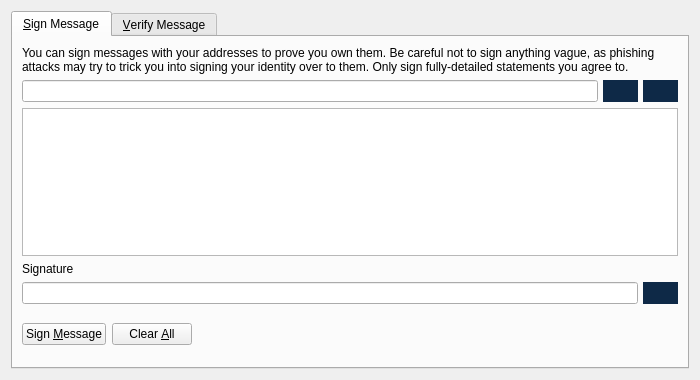
<?xml version="1.0" encoding="UTF-8"?>
<ui version="4.0">
 <class>SignVerifyMessageDialog</class>
 <widget class="QDialog" name="SignVerifyMessageDialog">
  <property name="geometry">
   <rect>
    <x>0</x>
    <y>0</y>
    <width>700</width>
    <height>380</height>
   </rect>
  </property>
  <property name="windowTitle">
   <string>Signatures - Sign / Verify a Message</string>
  </property>
  <property name="modal">
   <bool>true</bool>
  </property>
  <layout class="QVBoxLayout" name="verticalLayout">
   <item>
    <widget class="QTabWidget" name="tabWidget">
     <property name="currentIndex">
      <number>0</number>
     </property>
     <widget class="QWidget" name="tabSignMessage">
      <attribute name="title">
       <string>&amp;Sign Message</string>
      </attribute>
      <layout class="QVBoxLayout" name="verticalLayout_SM">
       <item>
        <widget class="QLabel" name="infoLabel_SM">
         <property name="text">
          <string>You can sign messages with your addresses to prove you own them. Be careful not to sign anything vague, as phishing attacks may try to trick you into signing your identity over to them. Only sign fully-detailed statements you agree to.</string>
         </property>
         <property name="textFormat">
          <enum>Qt::PlainText</enum>
         </property>
         <property name="wordWrap">
          <bool>true</bool>
         </property>
        </widget>
       </item>
       <item>
        <layout class="QHBoxLayout" name="horizontalLayout_1_SM">
         <property name="spacing">
          <number>0</number>
         </property>
         <item>
          <widget class="QValidatedLineEdit" name="addressIn_SM">
           <property name="toolTip">
            <string>The address to sign the message with (e.g. Ler4HNAEfwYhBmGXcFP2Po1NpRUEiK8km2)</string>
           </property>
           <property name="maxLength">
            <number>34</number>
           </property>
          </widget>
         </item>
         <item>
          <spacer name="horizontalSpacer_2">
           <property name="orientation">
            <enum>Qt::Horizontal</enum>
           </property>
           <property name="sizeType">
            <enum>QSizePolicy::Fixed</enum>
           </property>
           <property name="sizeHint" stdset="0">
            <size>
             <width>5</width>
             <height>20</height>
            </size>
           </property>
          </spacer>
         </item>
         <item>
          <widget class="QToolButton" name="addressBookButton_SM">
           <property name="sizePolicy">
            <sizepolicy hsizetype="Fixed" vsizetype="Fixed">
             <horstretch>0</horstretch>
             <verstretch>0</verstretch>
            </sizepolicy>
           </property>
           <property name="minimumSize">
            <size>
             <width>35</width>
             <height>0</height>
            </size>
           </property>
           <property name="maximumSize">
            <size>
             <width>0</width>
             <height>35</height>
            </size>
           </property>
           <property name="toolTip">
            <string>Choose an address from the address book</string>
           </property>
           <property name="styleSheet">
            <string notr="true">QToolButton#addressBookButton_SM{background-color:#0e2947;border:none;}</string>
           </property>
           <property name="text">
            <string/>
           </property>
           <property name="icon">
            <iconset resource="../bitcoin.qrc">
             <normaloff>:/icons_V2/addressbook_white</normaloff>:/icons_V2/addressbook_white</iconset>
           </property>
           <property name="shortcut">
            <string>Alt+A</string>
           </property>
          </widget>
         </item>
         <item>
          <spacer name="horizontalSpacer_3">
           <property name="orientation">
            <enum>Qt::Horizontal</enum>
           </property>
           <property name="sizeType">
            <enum>QSizePolicy::Fixed</enum>
           </property>
           <property name="sizeHint" stdset="0">
            <size>
             <width>5</width>
             <height>20</height>
            </size>
           </property>
          </spacer>
         </item>
         <item>
          <widget class="QToolButton" name="pasteButton_SM">
           <property name="minimumSize">
            <size>
             <width>35</width>
             <height>0</height>
            </size>
           </property>
           <property name="maximumSize">
            <size>
             <width>0</width>
             <height>35</height>
            </size>
           </property>
           <property name="toolTip">
            <string>Paste address from clipboard</string>
           </property>
           <property name="styleSheet">
            <string notr="true">QToolButton#pasteButton_SM{background-color:#0e2947;border:none;}</string>
           </property>
           <property name="text">
            <string/>
           </property>
           <property name="icon">
            <iconset resource="../bitcoin.qrc">
             <normaloff>:/icons_V2/editpaste_white</normaloff>:/icons_V2/editpaste_white</iconset>
           </property>
           <property name="shortcut">
            <string>Alt+P</string>
           </property>
          </widget>
         </item>
        </layout>
       </item>
       <item>
        <widget class="QPlainTextEdit" name="messageIn_SM">
         <property name="toolTip">
          <string>Enter the message you want to sign here</string>
         </property>
        </widget>
       </item>
       <item>
        <widget class="QLabel" name="signatureLabel_SM">
         <property name="text">
          <string>Signature</string>
         </property>
         <property name="textFormat">
          <enum>Qt::PlainText</enum>
         </property>
        </widget>
       </item>
       <item>
        <layout class="QHBoxLayout" name="horizontalLayout_2_SM">
         <property name="spacing">
          <number>0</number>
         </property>
         <item>
          <widget class="QLineEdit" name="signatureOut_SM">
           <property name="font">
            <font>
             <italic>true</italic>
            </font>
           </property>
           <property name="readOnly">
            <bool>true</bool>
           </property>
          </widget>
         </item>
         <item>
          <spacer name="horizontalSpacer_4">
           <property name="orientation">
            <enum>Qt::Horizontal</enum>
           </property>
           <property name="sizeType">
            <enum>QSizePolicy::Fixed</enum>
           </property>
           <property name="sizeHint" stdset="0">
            <size>
             <width>5</width>
             <height>20</height>
            </size>
           </property>
          </spacer>
         </item>
         <item>
          <widget class="QToolButton" name="copySignatureButton_SM">
           <property name="minimumSize">
            <size>
             <width>35</width>
             <height>0</height>
            </size>
           </property>
           <property name="maximumSize">
            <size>
             <width>0</width>
             <height>35</height>
            </size>
           </property>
           <property name="toolTip">
            <string>Copy the current signature to the system clipboard</string>
           </property>
           <property name="styleSheet">
            <string notr="true">QToolButton#copySignatureButton_SM{background-color:#0e2947;border:none;}</string>
           </property>
           <property name="text">
            <string/>
           </property>
           <property name="icon">
            <iconset resource="../bitcoin.qrc">
             <normaloff>:/icons_V2/editcopy_white</normaloff>:/icons_V2/editcopy_white</iconset>
           </property>
          </widget>
         </item>
        </layout>
       </item>
       <item>
        <layout class="QHBoxLayout" name="horizontalLayout_3_SM">
         <item>
          <widget class="QPushButton" name="signMessageButton_SM">
           <property name="toolTip">
            <string>Sign the message to prove you own this RoyaltiesCoin address</string>
           </property>
           <property name="text">
            <string>Sign &amp;Message</string>
           </property>
           <property name="icon">
            <iconset resource="../bitcoin.qrc">
             <normaloff>:/icons_V2/sign_message</normaloff>:/icons_V2/sign_message</iconset>
           </property>
           <property name="autoDefault">
            <bool>false</bool>
           </property>
          </widget>
         </item>
         <item>
          <widget class="QPushButton" name="clearButton_SM">
           <property name="toolTip">
            <string>Reset all sign message fields</string>
           </property>
           <property name="text">
            <string>Clear &amp;All</string>
           </property>
           <property name="icon">
            <iconset resource="../bitcoin.qrc">
             <normaloff>:/icons_V2/remove</normaloff>:/icons_V2/remove</iconset>
           </property>
           <property name="autoDefault">
            <bool>false</bool>
           </property>
          </widget>
         </item>
         <item>
          <spacer name="horizontalSpacer_1_SM">
           <property name="orientation">
            <enum>Qt::Horizontal</enum>
           </property>
           <property name="sizeHint" stdset="0">
            <size>
             <width>40</width>
             <height>48</height>
            </size>
           </property>
          </spacer>
         </item>
         <item>
          <widget class="QLabel" name="statusLabel_SM">
           <property name="font">
            <font>
             <weight>75</weight>
             <bold>true</bold>
            </font>
           </property>
           <property name="text">
            <string/>
           </property>
           <property name="wordWrap">
            <bool>true</bool>
           </property>
          </widget>
         </item>
         <item>
          <spacer name="horizontalSpacer_2_SM">
           <property name="orientation">
            <enum>Qt::Horizontal</enum>
           </property>
           <property name="sizeHint" stdset="0">
            <size>
             <width>40</width>
             <height>48</height>
            </size>
           </property>
          </spacer>
         </item>
        </layout>
       </item>
      </layout>
     </widget>
     <widget class="QWidget" name="tabVerifyMessage">
      <attribute name="title">
       <string>&amp;Verify Message</string>
      </attribute>
      <layout class="QVBoxLayout" name="verticalLayout_VM">
       <item>
        <widget class="QLabel" name="infoLabel_VM">
         <property name="text">
          <string>Enter the signing address, message (ensure you copy line breaks, spaces, tabs, etc. exactly) and signature below to verify the message. Be careful not to read more into the signature than what is in the signed message itself, to avoid being tricked by a man-in-the-middle attack.</string>
         </property>
         <property name="textFormat">
          <enum>Qt::PlainText</enum>
         </property>
         <property name="alignment">
          <set>Qt::AlignLeading|Qt::AlignLeft|Qt::AlignTop</set>
         </property>
         <property name="wordWrap">
          <bool>true</bool>
         </property>
        </widget>
       </item>
       <item>
        <layout class="QHBoxLayout" name="horizontalLayout_1_VM">
         <property name="spacing">
          <number>0</number>
         </property>
         <item>
          <widget class="QValidatedLineEdit" name="addressIn_VM">
           <property name="toolTip">
            <string>The address the message was signed with (e.g. Ler4HNAEfwYhBmGXcFP2Po1NpRUEiK8km2)</string>
           </property>
           <property name="maxLength">
            <number>34</number>
           </property>
          </widget>
         </item>
         <item>
          <spacer name="horizontalSpacer">
           <property name="orientation">
            <enum>Qt::Horizontal</enum>
           </property>
           <property name="sizeType">
            <enum>QSizePolicy::Fixed</enum>
           </property>
           <property name="sizeHint" stdset="0">
            <size>
             <width>5</width>
             <height>20</height>
            </size>
           </property>
          </spacer>
         </item>
         <item>
          <widget class="QToolButton" name="addressBookButton_VM">
           <property name="minimumSize">
            <size>
             <width>35</width>
             <height>0</height>
            </size>
           </property>
           <property name="maximumSize">
            <size>
             <width>0</width>
             <height>35</height>
            </size>
           </property>
           <property name="toolTip">
            <string>Choose an address from the address book</string>
           </property>
           <property name="styleSheet">
            <string notr="true">QToolButton#addressBookButton_VM{background-color:#0e2947;border:none;}</string>
           </property>
           <property name="text">
            <string/>
           </property>
           <property name="icon">
            <iconset resource="../bitcoin.qrc">
             <normaloff>:/icons_V2/addressbook_white</normaloff>:/icons_V2/addressbook_white</iconset>
           </property>
           <property name="shortcut">
            <string>Alt+A</string>
           </property>
          </widget>
         </item>
        </layout>
       </item>
       <item>
        <widget class="QPlainTextEdit" name="messageIn_VM"/>
       </item>
       <item>
        <widget class="QValidatedLineEdit" name="signatureIn_VM"/>
       </item>
       <item>
        <layout class="QHBoxLayout" name="horizontalLayout_2_VM">
         <item>
          <widget class="QPushButton" name="verifyMessageButton_VM">
           <property name="toolTip">
            <string>Verify the message to ensure it was signed with the specified RoyaltiesCoin address</string>
           </property>
           <property name="text">
            <string>Verify &amp;Message</string>
           </property>
           <property name="icon">
            <iconset resource="../bitcoin.qrc">
             <normaloff>:/icons_V2/verify_message</normaloff>:/icons_V2/verify_message</iconset>
           </property>
           <property name="autoDefault">
            <bool>false</bool>
           </property>
          </widget>
         </item>
         <item>
          <widget class="QPushButton" name="clearButton_VM">
           <property name="toolTip">
            <string>Reset all verify message fields</string>
           </property>
           <property name="text">
            <string>Clear &amp;All</string>
           </property>
           <property name="icon">
            <iconset resource="../bitcoin.qrc">
             <normaloff>:/icons_V2/remove</normaloff>:/icons_V2/remove</iconset>
           </property>
           <property name="autoDefault">
            <bool>false</bool>
           </property>
          </widget>
         </item>
         <item>
          <spacer name="horizontalSpacer_1_VM">
           <property name="orientation">
            <enum>Qt::Horizontal</enum>
           </property>
           <property name="sizeHint" stdset="0">
            <size>
             <width>40</width>
             <height>48</height>
            </size>
           </property>
          </spacer>
         </item>
         <item>
          <widget class="QLabel" name="statusLabel_VM">
           <property name="font">
            <font>
             <weight>75</weight>
             <bold>true</bold>
            </font>
           </property>
           <property name="text">
            <string/>
           </property>
           <property name="wordWrap">
            <bool>true</bool>
           </property>
          </widget>
         </item>
         <item>
          <spacer name="horizontalSpacer_2_VM">
           <property name="orientation">
            <enum>Qt::Horizontal</enum>
           </property>
           <property name="sizeHint" stdset="0">
            <size>
             <width>40</width>
             <height>48</height>
            </size>
           </property>
          </spacer>
         </item>
        </layout>
       </item>
      </layout>
     </widget>
    </widget>
   </item>
  </layout>
 </widget>
 <customwidgets>
  <customwidget>
   <class>QValidatedLineEdit</class>
   <extends>QLineEdit</extends>
   <header>qvalidatedlineedit.h</header>
  </customwidget>
 </customwidgets>
 <resources>
  <include location="../bitcoin.qrc"/>
 </resources>
 <connections/>
</ui>
